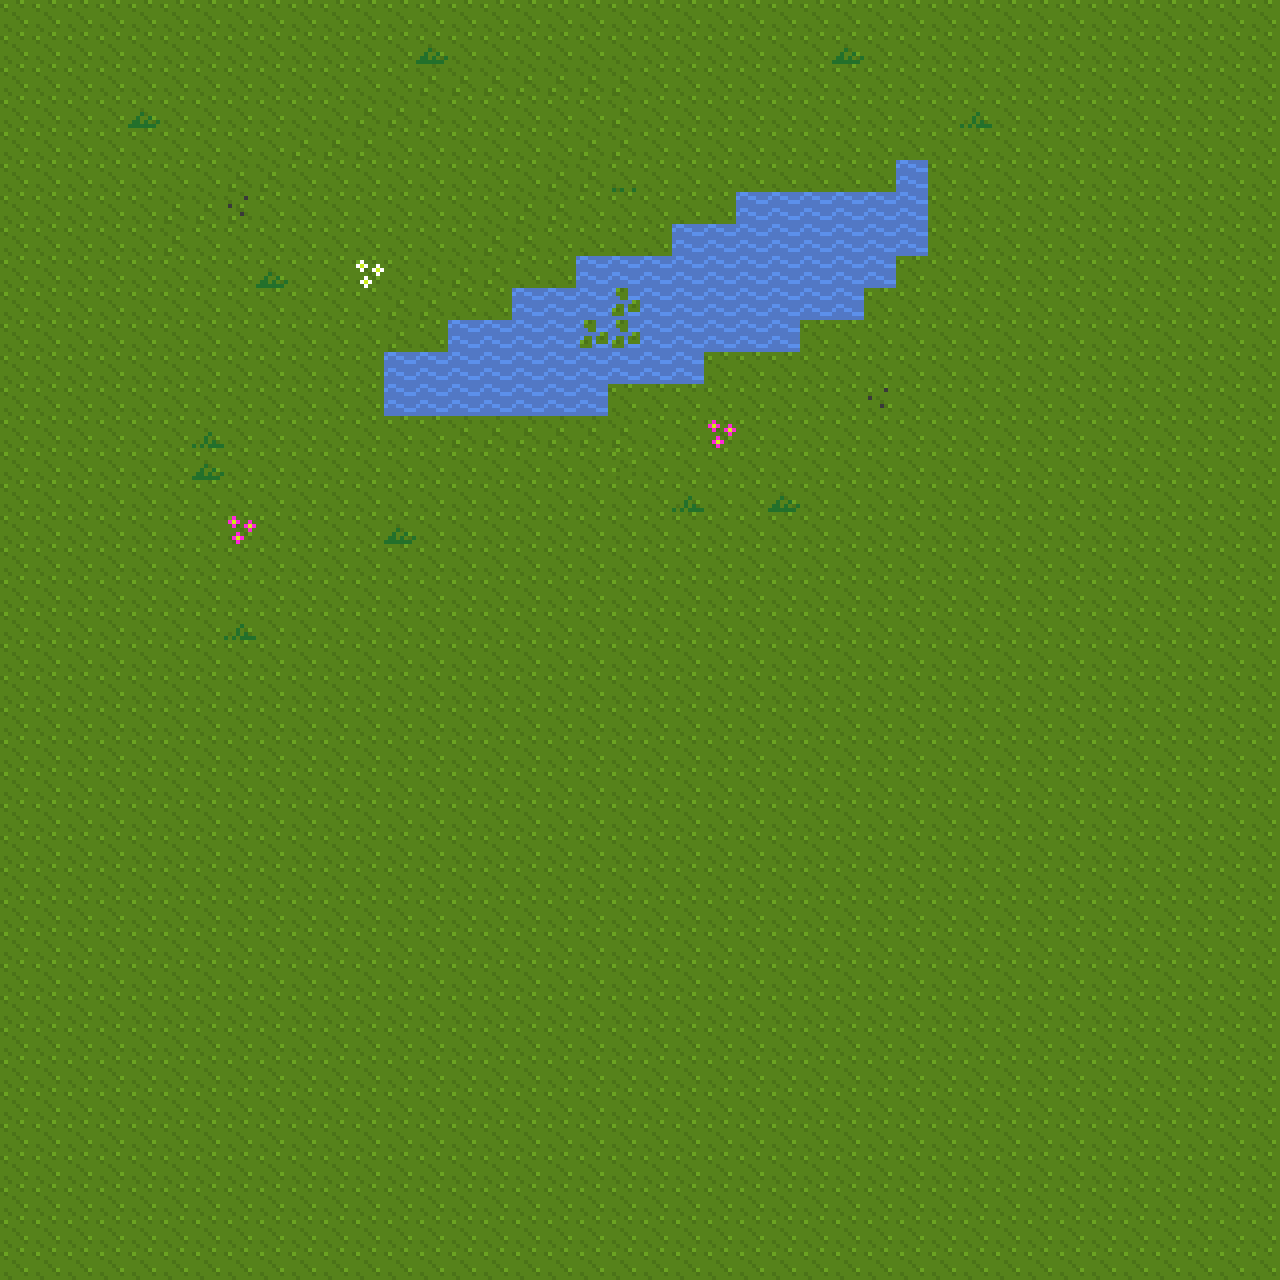

Rendered tile map (Tiled .tmx) drawn with the repository's tilesets; below, a short description and the map source with its tile grids summarised:
An orthogonal 40x40 tile map with 32x32 px tiles, 2 tile layers (Ground, Detail).

<map version="1.0" orientation="orthogonal" width="40" height="40" tilewidth="32" tileheight="32">
 <tileset firstgid="1" name="oryx_overworld" tilewidth="32" tileheight="32">
  <image source="../tilesets/oryx_overworld.png" trans="000000" width="512" height="512" />
 </tileset>
 <layer name="Ground" width="40" height="40">
  <data>[1600 cells, 1600 non-empty, 3 distinct tile ids]</data>
 </layer>
 <layer name="Detail" width="40" height="40">
  <data>[1600 cells, 21 non-empty, 7 distinct tile ids]</data>
 </layer>
</map>
